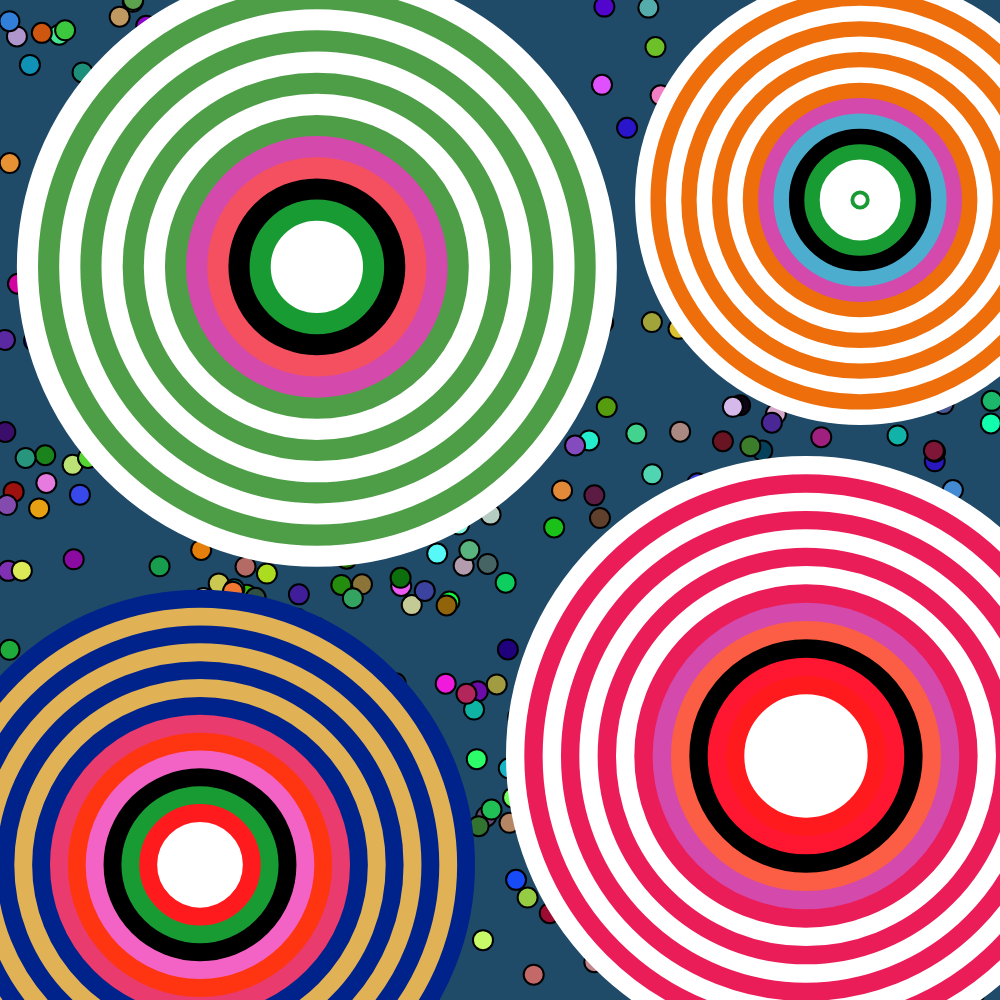
Frame 1 (no input)
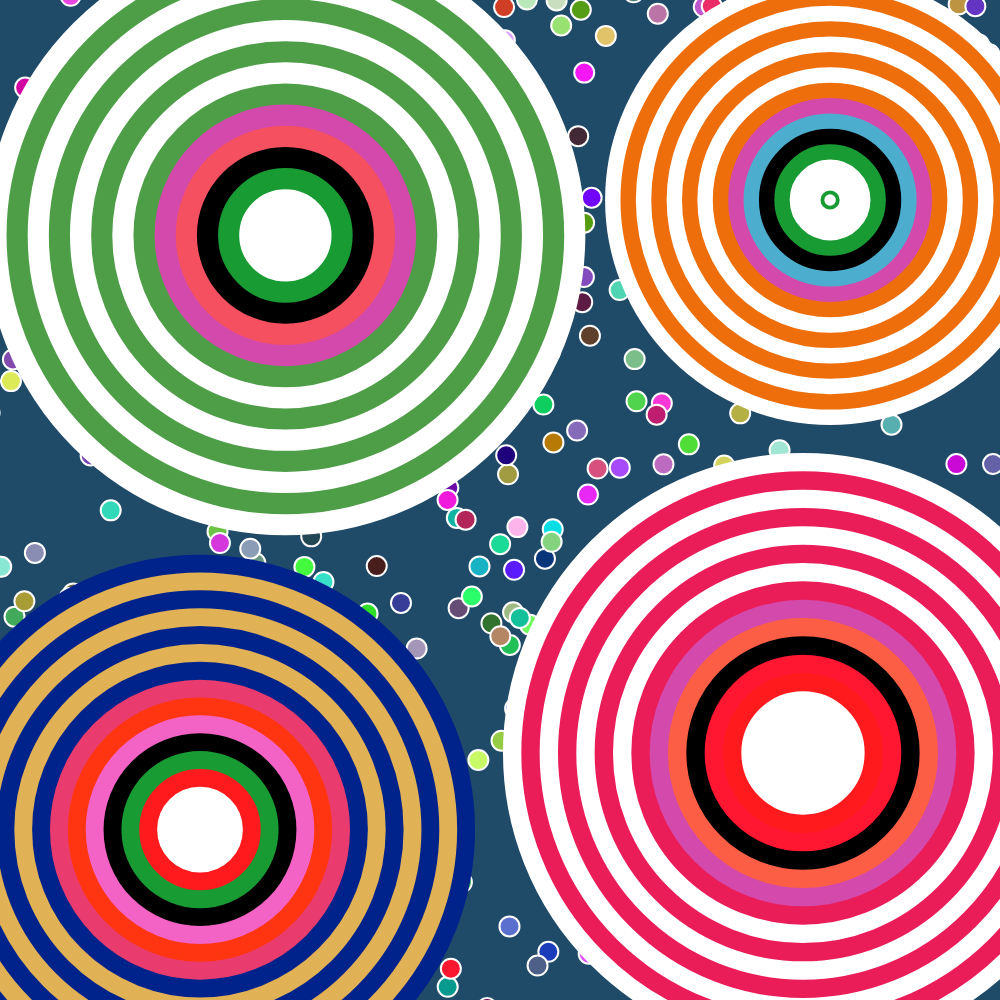
Frame 60 (no input)
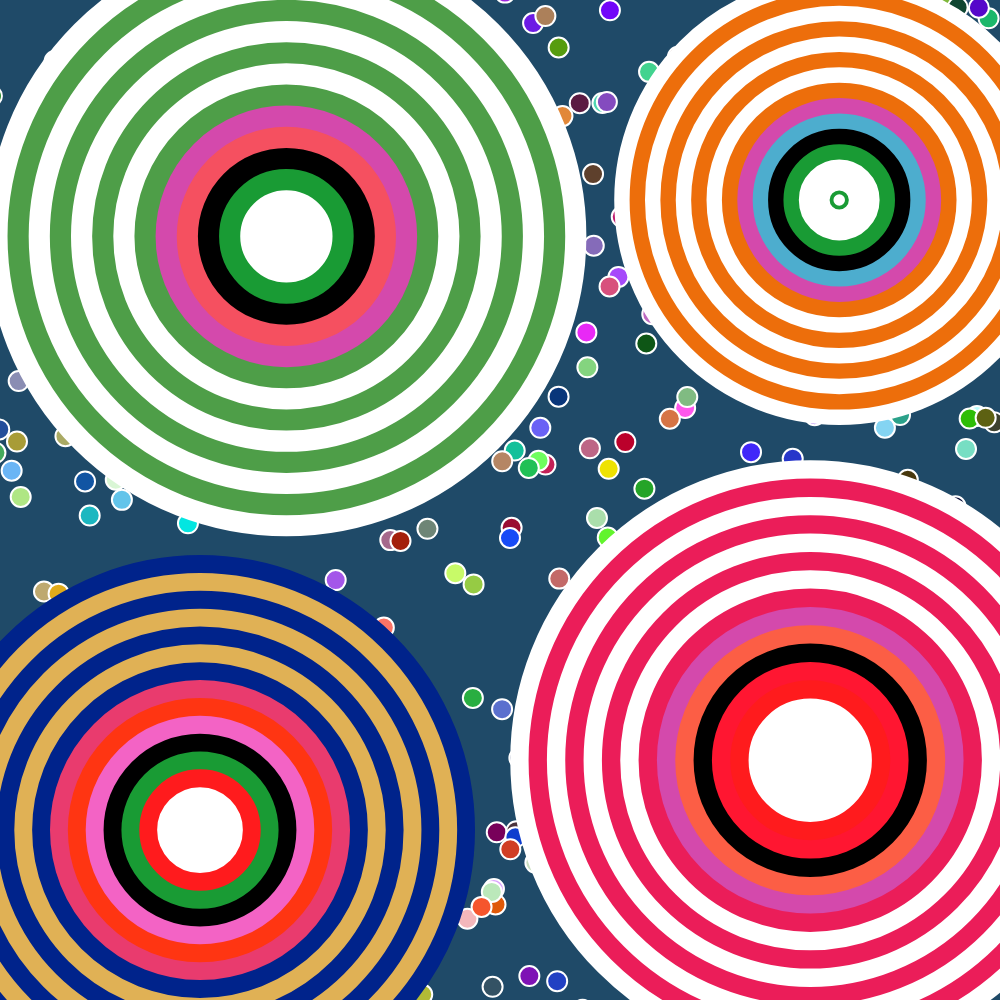
Frame 120 (the mouse pressed at the canvas centre since frame 60)

The p5.js sketch that drew these frames (run headless with seeded random() and noise() and a simulated clock; from frame 60 on, the mouse is pressed at the canvas centre):

// p5.js sketch
// ── sketch.js
let balls = []; // save ball info
let minNumber;

function setup() {
  let minNumber = Math.min(windowWidth, windowHeight);
  createCanvas(minNumber, minNumber);
  setupBalls();
}

function setupBalls() {
  balls = [];
  background(31, 74, 104);

  let numBalls = 500; // Number of balls to generate

  // create balls at random locations
  for (let i = 0; i < numBalls; i++) {
    // calculate balls location
    let x = random(width); // Random x position within the canvas
    let y = random(height); // Random y position within the canvas

    // random balls color
    let c = color(random(255), random(255), random(255));

    // save ball info
    balls.push({
      x: x,
      y: y,
      color: c,
      xOffset: random(1000), // x offset for Perlin noise
      yOffset: random(1000) // y offset for Perlin noise
    });
  }
}

function windowResized() {
  let minNumber = Math.min(windowWidth, windowHeight);
  resizeCanvas(minNumber, minNumber);
  setupBalls(); // Recalculate ball positions based on new window size
}

function draw() {
  minNumber = Math.min(windowWidth, windowHeight);
  background(31, 74, 104); // background color 

  // draw the balls
  for (let i = 0; i < balls.length; i++) {
    let ball = balls[i];

    // Applying Perlin noise on x to move it irregularly
    let noiseX = noise(ball.xOffset);
    let noiseScaleX = 0.5; // Noise scaling factor, affecting the movement speed of the ball
    let dx = map(noiseX, 0, 1, -2, 2) * noiseScaleX;
    ball.x += dx;

    // Applying Perlin noise on y to move it upwards
    let noiseY = noise(ball.yOffset);
    let noiseScaleY = 2; // Noise scaling factor, affecting the movement speed of the ball
    let dy = map(noiseY, 0, 1, -2, -1) * noiseScaleY;
    ball.y += dy;

    // If the ball goes above the canvas, move it to the bottom of the canvas
    if (ball.y < -minNumber * 0.02) {
      ball.y = height + minNumber * 0.02;
    }

    

    // draw the balls
    fill(ball.color);
    strokeWeight(2); // Set stroke width to 2 pixels
    ellipse(ball.x, ball.y, minNumber * 0.02, minNumber * 0.02); // Diameter is 2% of window width
    
    // Update the offset of Perlin noise so that there is a change in each frame
    ball.xOffset += 0.01;
    ball.yOffset += 0.01;
  }

  // Draw the large circles with concentric circles inside them
  // Using Perlin noise to make 4 big circles move irregularly

  // The big circle in the upper left corner
  drawBigCircleWithCircles(minNumber * 0.30 + noise(frameCount * 0.01) * 100 - 50, minNumber * 0.25 + noise(frameCount * 0.01) * 100 - 50, minNumber * 0.55, ['#FFFFFF', '#4E9E48', '#FFFFFF', '#4E9E48', '#FFFFFF', '#4E9E48', '#FFFFFF', '#4E9E48', '#D449AC', '#F55060', '#000000', '#199B34', '#FFFFFF']);
  
  // The big circle in the upper right corner
  drawBigCircleWithCircles(minNumber * 0.85 + noise(frameCount * 0.1) * 100 - 50, minNumber * 0.2, minNumber * 0.4, ['#FFFFFF', '#ED6E0B', '#FFFFFF', '#ED6E0B', '#FFFFFF', '#ED6E0B', '#FFFFFF', '#ED6E0B', '#D449AC', '#4DADCE', '#000000', '#199B34', '#FFFFFF']);
  
  // The big circle in the bottom left corner
  drawBigCircleWithCircles(minNumber * 0.20, minNumber * 0.85 + noise(frameCount * 0.05) * 100 - 50, minNumber * 0.5, ['#00238B', '#E0B155', '#00238B', '#E0B155', '#00238B', '#E0B155', '#00238B', '#E93B6E', '#FF3512', '#F363C5', '#000000', '#199B34', '#FF1B1D', '#FFFFFF']);
  
  // The big circle in the bottom right corner
  drawBigCircleWithCircles(minNumber * 0.80 + noise(frameCount * 0.15) * 100 - 50, minNumber * 0.75 + noise(frameCount * 0.15) * 100 - 50, minNumber * 0.55, ['#FFFFFF', '#EB1D59', '#FFFFFF', '#EB1D59', '#FFFFFF', '#EB1D59', '#FFFFFF', '#EB1D59', '#D449AC', '#FC5E45', '#000000', '#FF1631', '#FF1B1D', '#FFFFFF', '#FFFFFF']);
}

function drawBigCircleWithCircles(x, y, diameter, colors) {
  drawBigCircle(x, y, diameter); // Draw the big circle
  drawCirclesInsideBigCircle(x, y, diameter, colors); // Draw the concentric circles inside the big circle
}

function drawBigCircle(x, y, diameter) {
  fill(255); // Set fill color to white
  stroke(0); // Set the stroke color to black
  strokeWeight(minNumber * 0.02); // Set the stroke width relative to window width
  ellipse(x, y, diameter); // Draw the big circle
}

function drawCirclesInsideBigCircle(x, y, diameter, colors) {
  let numOfCircles = colors.length; // Use the number of colors provided
  let circleDiameter = diameter; // Start with the diameter of the big circle

  for (let i = 0; i < numOfCircles; i++) {
    drawCircle(x, y, circleDiameter, colors[i]); // Draw the concentric circles
    circleDiameter -= diameter / numOfCircles; // Decrease the diameter to create concentric circles
  }
}

function drawCircle(x, y, diameter, strokeColor) {
  noFill();
  stroke(strokeColor); // Set the stroke color to the provided color
  strokeWeight(minNumber * 0.05); // Set the stroke width relative to window width
  ellipse(x, y, diameter); // Draw the circle
}
